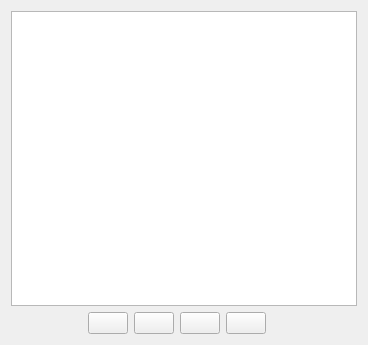
<?xml version="1.0" encoding="UTF-8"?>
<ui version="4.0">
 <class>AnnotationManagerPanel</class>
 <widget class="QWidget" name="AnnotationManagerPanel">
  <property name="geometry">
   <rect>
    <x>0</x>
    <y>0</y>
    <width>368</width>
    <height>345</height>
   </rect>
  </property>
  <property name="windowTitle">
   <string>Annotation Manager</string>
  </property>
  <layout class="QGridLayout" name="gridLayout">
   <item row="0" column="0" colspan="7">
    <widget class="pqTreeView" name="treeView">
     <property name="rootIsDecorated">
      <bool>false</bool>
     </property>
    </widget>
   </item>
   <item row="1" column="0" colspan="2">
    <spacer name="horizontalSpacer">
     <property name="orientation">
      <enum>Qt::Horizontal</enum>
     </property>
     <property name="sizeHint" stdset="0">
      <size>
       <width>98</width>
       <height>21</height>
      </size>
     </property>
    </spacer>
   </item>
   <item row="1" column="2">
    <widget class="QPushButton" name="selectButton">
     <property name="toolTip">
      <string>Make Current Selection</string>
     </property>
     <property name="text">
      <string/>
     </property>
     <property name="icon">
      <iconset resource="../../../Qt/Components/Resources/pqComponents.qrc">
       <normaloff>:/pqWidgets/Icons/pqSelect24.png</normaloff>:/pqWidgets/Icons/pqSelect24.png</iconset>
     </property>
    </widget>
   </item>
   <item row="1" column="3">
    <widget class="QPushButton" name="deleteButton">
     <property name="toolTip">
      <string>Delete</string>
     </property>
     <property name="text">
      <string/>
     </property>
     <property name="icon">
      <iconset resource="../../../Qt/Components/Resources/pqComponents.qrc">
       <normaloff>:/pqWidgets/Icons/pqQuit22.png</normaloff>:/pqWidgets/Icons/pqQuit22.png</iconset>
     </property>
    </widget>
   </item>
   <item row="1" column="4">
    <widget class="QPushButton" name="upButton">
     <property name="toolTip">
      <string>Increase Priority</string>
     </property>
     <property name="text">
      <string/>
     </property>
     <property name="icon">
      <iconset resource="../../../Qt/Components/Resources/pqComponents.qrc">
       <normaloff>:/pqWidgets/Icons/pqArrowUp16.png</normaloff>:/pqWidgets/Icons/pqArrowUp16.png</iconset>
     </property>
    </widget>
   </item>
   <item row="1" column="5">
    <widget class="QPushButton" name="downButton">
     <property name="toolTip">
      <string>Decrease Priority</string>
     </property>
     <property name="text">
      <string/>
     </property>
     <property name="icon">
      <iconset resource="../../../Qt/Components/Resources/pqComponents.qrc">
       <normaloff>:/pqWidgets/Icons/pqArrowDown16.png</normaloff>:/pqWidgets/Icons/pqArrowDown16.png</iconset>
     </property>
    </widget>
   </item>
   <item row="1" column="6">
    <spacer name="horizontalSpacer_2">
     <property name="orientation">
      <enum>Qt::Horizontal</enum>
     </property>
     <property name="sizeHint" stdset="0">
      <size>
       <width>98</width>
       <height>21</height>
      </size>
     </property>
    </spacer>
   </item>
  </layout>
 </widget>
 <customwidgets>
  <customwidget>
   <class>pqTreeView</class>
   <extends>QTreeView</extends>
   <header>pqTreeView.h</header>
  </customwidget>
 </customwidgets>
 <resources>
  <include location="../../../Qt/Components/Resources/pqComponents.qrc"/>
 </resources>
 <connections/>
</ui>
